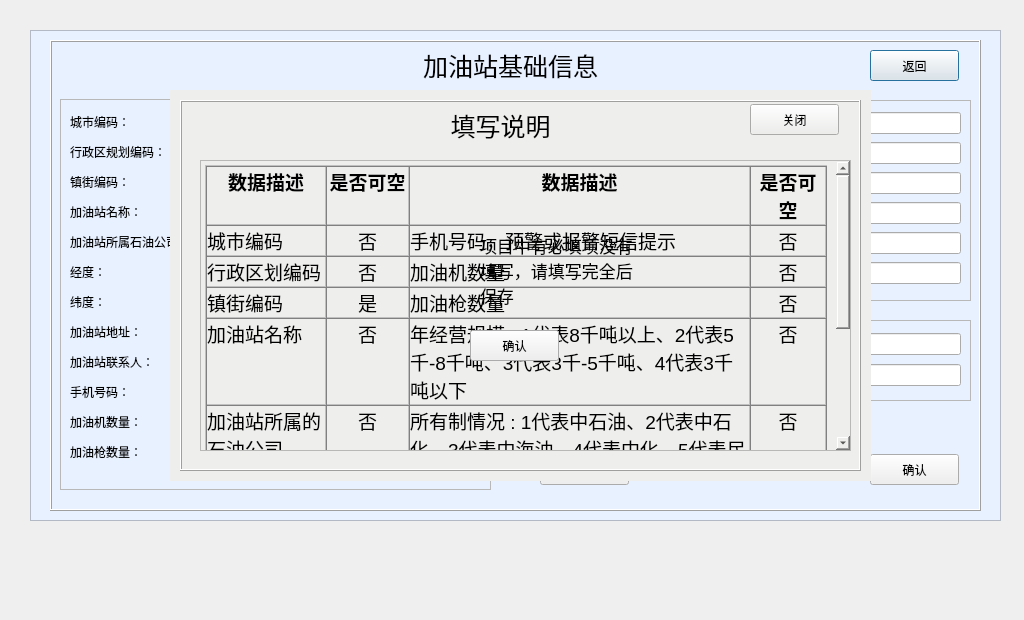
 <widget class="QDialog" name="station_message">
  <property name="geometry">
   <rect>
    <x>0</x>
    <y>0</y>
    <width>1024</width>
    <height>620</height>
   </rect>
  </property>
  <property name="windowTitle">
   <string>Dialog</string>
  </property>
  <widget class="QFrame" name="frame">
   <property name="geometry">
    <rect>
     <x>30</x>
     <y>30</y>
     <width>971</width>
     <height>491</height>
    </rect>
   </property>
   <property name="styleSheet">
    <string notr="true">#frame
{
background-color: rgb(232, 241, 255);
}</string>
   </property>
   <property name="frameShape">
    <enum>QFrame::StyledPanel</enum>
   </property>
   <property name="frameShadow">
    <enum>QFrame::Raised</enum>
   </property>
   <widget class="QLabel" name="label">
    <property name="geometry">
     <rect>
      <x>350</x>
      <y>20</y>
      <width>261</width>
      <height>31</height>
     </rect>
    </property>
    <property name="font">
     <font>
      <pointsize>19</pointsize>
     </font>
    </property>
    <property name="text">
     <string>加油站基础信息</string>
    </property>
    <property name="alignment">
     <set>Qt::AlignCenter</set>
    </property>
   </widget>
   <widget class="QFrame" name="frame_2">
    <property name="geometry">
     <rect>
      <x>30</x>
      <y>69</y>
      <width>431</width>
      <height>391</height>
     </rect>
    </property>
    <property name="frameShape">
     <enum>QFrame::StyledPanel</enum>
    </property>
    <property name="frameShadow">
     <enum>QFrame::Raised</enum>
    </property>
    <widget class="QWidget" name="gridLayoutWidget">
     <property name="geometry">
      <rect>
       <x>10</x>
       <y>10</y>
       <width>411</width>
       <height>368</height>
      </rect>
     </property>
     <layout class="QGridLayout" name="gridLayout">
      <item row="2" column="0">
       <widget class="QLabel" name="label_4">
        <property name="text">
         <string>镇街编码：</string>
        </property>
       </widget>
      </item>
      <item row="1" column="0">
       <widget class="QLabel" name="label_3">
        <property name="text">
         <string>行政区规划编码：</string>
        </property>
       </widget>
      </item>
      <item row="11" column="0">
       <widget class="QLabel" name="label_13">
        <property name="text">
         <string>加油枪数量：</string>
        </property>
       </widget>
      </item>
      <item row="4" column="0">
       <widget class="QLabel" name="label_6">
        <property name="text">
         <string>加油站所属石油公司：</string>
        </property>
       </widget>
      </item>
      <item row="5" column="0">
       <widget class="QLabel" name="label_7">
        <property name="text">
         <string>经度：</string>
        </property>
       </widget>
      </item>
      <item row="6" column="0">
       <widget class="QLabel" name="label_8">
        <property name="text">
         <string>纬度：</string>
        </property>
       </widget>
      </item>
      <item row="10" column="0">
       <widget class="QLabel" name="label_12">
        <property name="text">
         <string>加油机数量：</string>
        </property>
       </widget>
      </item>
      <item row="7" column="0">
       <widget class="QLabel" name="label_9">
        <property name="text">
         <string>加油站地址：</string>
        </property>
       </widget>
      </item>
      <item row="8" column="0">
       <widget class="QLabel" name="label_10">
        <property name="text">
         <string>加油站联系人：</string>
        </property>
       </widget>
      </item>
      <item row="0" column="0">
       <widget class="QLabel" name="label_2">
        <property name="text">
         <string>城市编码：</string>
        </property>
       </widget>
      </item>
      <item row="9" column="0">
       <widget class="QLabel" name="label_11">
        <property name="text">
         <string>手机号码：</string>
        </property>
       </widget>
      </item>
      <item row="3" column="0">
       <widget class="QLabel" name="label_5">
        <property name="text">
         <string>加油站名称：</string>
        </property>
       </widget>
      </item>
      <item row="0" column="1">
       <widget class="QLineEdit" name="lineEdit_CityCode"/>
      </item>
      <item row="1" column="1">
       <widget class="QLineEdit" name="lineEdit_AreaCode"/>
      </item>
      <item row="2" column="1">
       <widget class="QLineEdit" name="lineEdit_TownCode"/>
      </item>
      <item row="3" column="1">
       <widget class="QLineEdit" name="lineEdit_StationName"/>
      </item>
      <item row="4" column="1">
       <widget class="QLineEdit" name="lineEdit_Company"/>
      </item>
      <item row="5" column="1">
       <widget class="QLineEdit" name="lineEdit_Lon"/>
      </item>
      <item row="6" column="1">
       <widget class="QLineEdit" name="lineEdit_Lat"/>
      </item>
      <item row="7" column="1">
       <widget class="QLineEdit" name="lineEdit_Address"/>
      </item>
      <item row="8" column="1">
       <widget class="QLineEdit" name="lineEdit_Contact"/>
      </item>
      <item row="9" column="1">
       <widget class="QLineEdit" name="lineEdit_Phone"/>
      </item>
      <item row="10" column="1">
       <widget class="QLineEdit" name="lineEdit_JYJNum"/>
      </item>
      <item row="11" column="1">
       <widget class="QLineEdit" name="lineEdit_JYQNum"/>
      </item>
     </layout>
    </widget>
   </widget>
   <widget class="QFrame" name="frame_3">
    <property name="geometry">
     <rect>
      <x>490</x>
      <y>290</y>
      <width>451</width>
      <height>81</height>
     </rect>
    </property>
    <property name="frameShape">
     <enum>QFrame::StyledPanel</enum>
    </property>
    <property name="frameShadow">
     <enum>QFrame::Raised</enum>
    </property>
    <widget class="QWidget" name="gridLayoutWidget_3">
     <property name="geometry">
      <rect>
       <x>10</x>
       <y>10</y>
       <width>431</width>
       <height>61</height>
      </rect>
     </property>
     <layout class="QGridLayout" name="gridLayout_3">
      <item row="0" column="0">
       <widget class="QLabel" name="label_20">
        <property name="text">
         <string>加油机标识：             </string>
        </property>
       </widget>
      </item>
      <item row="1" column="0">
       <widget class="QLabel" name="label_21">
        <property name="text">
         <string>加油枪标识：</string>
        </property>
       </widget>
      </item>
      <item row="0" column="1">
       <widget class="QLineEdit" name="lineEdit_JYJID"/>
      </item>
      <item row="1" column="1">
       <widget class="QLineEdit" name="lineEdit_JYQID"/>
      </item>
     </layout>
    </widget>
   </widget>
   <widget class="QFrame" name="frame_4">
    <property name="geometry">
     <rect>
      <x>490</x>
      <y>70</y>
      <width>451</width>
      <height>201</height>
     </rect>
    </property>
    <property name="frameShape">
     <enum>QFrame::StyledPanel</enum>
    </property>
    <property name="frameShadow">
     <enum>QFrame::Raised</enum>
    </property>
    <widget class="QWidget" name="gridLayoutWidget_2">
     <property name="geometry">
      <rect>
       <x>10</x>
       <y>10</y>
       <width>431</width>
       <height>181</height>
      </rect>
     </property>
     <layout class="QGridLayout" name="gridLayout_2">
      <item row="0" column="0">
       <widget class="QLabel" name="label_14">
        <property name="text">
         <string>年经营规模：</string>
        </property>
       </widget>
      </item>
      <item row="4" column="0">
       <widget class="QLabel" name="label_18">
        <property name="text">
         <string>建设情况：</string>
        </property>
       </widget>
      </item>
      <item row="1" column="0">
       <widget class="QLabel" name="label_15">
        <property name="text">
         <string>所有制情况：</string>
        </property>
       </widget>
      </item>
      <item row="3" column="0">
       <widget class="QLabel" name="label_17">
        <property name="text">
         <string>在线系统供应商：</string>
        </property>
       </widget>
      </item>
      <item row="2" column="0">
       <widget class="QLabel" name="label_16">
        <property name="text">
         <string>是否安装在线监测系统：</string>
        </property>
       </widget>
      </item>
      <item row="5" column="0">
       <widget class="QLabel" name="label_19">
        <property name="text">
         <string>在线监测系统运维负责人：</string>
        </property>
       </widget>
      </item>
      <item row="0" column="1">
       <widget class="QLineEdit" name="lineEdit_Scale"/>
      </item>
      <item row="1" column="1">
       <widget class="QLineEdit" name="lineEdit_OwnerType"/>
      </item>
      <item row="2" column="1">
       <widget class="QLineEdit" name="lineEdit_HasSystem"/>
      </item>
      <item row="3" column="1">
       <widget class="QLineEdit" name="lineEdit_Manufacturer"/>
      </item>
      <item row="4" column="1">
       <widget class="QLineEdit" name="lineEdit_IsAcceptance"/>
      </item>
      <item row="5" column="1">
       <widget class="QLineEdit" name="lineEdit_OperateStaff"/>
      </item>
     </layout>
    </widget>
   </widget>
   <widget class="QPushButton" name="pushButton_close">
    <property name="geometry">
     <rect>
      <x>840</x>
      <y>20</y>
      <width>89</width>
      <height>31</height>
     </rect>
    </property>
    <property name="text">
     <string>返回</string>
    </property>
   </widget>
   <widget class="QPushButton" name="pushButton_queren">
    <property name="geometry">
     <rect>
      <x>840</x>
      <y>424</y>
      <width>89</width>
      <height>31</height>
     </rect>
    </property>
    <property name="text">
     <string>确认</string>
    </property>
   </widget>
   <widget class="QPushButton" name="pushButton_message">
    <property name="geometry">
     <rect>
      <x>510</x>
      <y>424</y>
      <width>89</width>
      <height>31</height>
     </rect>
    </property>
    <property name="text">
     <string>填写说明</string>
    </property>
   </widget>
   <widget class="QFrame" name="frame_6">
    <property name="geometry">
     <rect>
      <x>20</x>
      <y>10</y>
      <width>931</width>
      <height>471</height>
     </rect>
    </property>
    <property name="frameShape">
     <enum>QFrame::Box</enum>
    </property>
    <property name="frameShadow">
     <enum>QFrame::Raised</enum>
    </property>
   </widget>
   <zorder>frame_6</zorder>
   <zorder>label</zorder>
   <zorder>frame_2</zorder>
   <zorder>frame_3</zorder>
   <zorder>frame_4</zorder>
   <zorder>pushButton_close</zorder>
   <zorder>pushButton_queren</zorder>
   <zorder>pushButton_message</zorder>
  </widget>
  <widget class="QWidget" name="widget_message" native="true">
   <property name="geometry">
    <rect>
     <x>170</x>
     <y>90</y>
     <width>701</width>
     <height>391</height>
    </rect>
   </property>
   <property name="focusPolicy">
    <enum>Qt::StrongFocus</enum>
   </property>
   <property name="styleSheet">
    <string notr="true">background-color: rgb(238, 238, 236);</string>
   </property>
   <widget class="QLabel" name="label_22">
    <property name="geometry">
     <rect>
      <x>200</x>
      <y>20</y>
      <width>261</width>
      <height>31</height>
     </rect>
    </property>
    <property name="font">
     <font>
      <pointsize>19</pointsize>
     </font>
    </property>
    <property name="text">
     <string>填写说明</string>
    </property>
    <property name="alignment">
     <set>Qt::AlignCenter</set>
    </property>
   </widget>
   <widget class="QTextEdit" name="textEdit">
    <property name="geometry">
     <rect>
      <x>30</x>
      <y>70</y>
      <width>651</width>
      <height>291</height>
     </rect>
    </property>
    <property name="font">
     <font>
      <pointsize>13</pointsize>
     </font>
    </property>
    <property name="html">
     <string>&lt;!DOCTYPE HTML PUBLIC &quot;-//W3C//DTD HTML 4.0//EN&quot; &quot;http://www.w3.org/TR/REC-html40/strict.dtd&quot;&gt;
&lt;html&gt;&lt;head&gt;&lt;meta name=&quot;qrichtext&quot; content=&quot;1&quot; /&gt;&lt;style type=&quot;text/css&quot;&gt;
p, li { white-space: pre-wrap; }
&lt;/style&gt;&lt;/head&gt;&lt;body style=&quot; font-family:'Ubuntu'; font-size:13pt; font-weight:400; font-style:normal;&quot;&gt;
&lt;table border=&quot;1&quot; style=&quot; margin-top:0px; margin-bottom:0px; margin-left:0px; margin-right:0px;&quot; cellspacing=&quot;0&quot; cellpadding=&quot;0&quot;&gt;
&lt;tr&gt;
&lt;td width=&quot;118&quot; style=&quot; vertical-align:top; padding-left:0; padding-right:0; padding-top:0; padding-bottom:0;&quot;&gt;
&lt;p align=&quot;center&quot; style=&quot; margin-top:12px; margin-bottom:12px; margin-left:0px; margin-right:0px; -qt-block-indent:0; text-indent:0px;&quot;&gt;&lt;span style=&quot; font-family:'宋体'; font-size:14pt; font-weight:600;&quot;&gt;数据描述&lt;/span&gt;&lt;/p&gt;&lt;/td&gt;
&lt;td width=&quot;81&quot; style=&quot; vertical-align:top; padding-left:0; padding-right:0; padding-top:0; padding-bottom:0;&quot;&gt;
&lt;p align=&quot;center&quot; style=&quot; margin-top:12px; margin-bottom:12px; margin-left:0px; margin-right:0px; -qt-block-indent:0; text-indent:0px;&quot;&gt;&lt;span style=&quot; font-family:'宋体'; font-size:14pt; font-weight:600;&quot;&gt;是否可空&lt;/span&gt;&lt;/p&gt;&lt;/td&gt;
&lt;td width=&quot;339&quot; style=&quot; vertical-align:top; padding-left:0; padding-right:0; padding-top:0; padding-bottom:0;&quot;&gt;
&lt;p align=&quot;center&quot; style=&quot; margin-top:12px; margin-bottom:12px; margin-left:0px; margin-right:0px; -qt-block-indent:0; text-indent:0px;&quot;&gt;&lt;span style=&quot; font-family:'宋体'; font-size:14pt; font-weight:600;&quot;&gt;数据描述&lt;/span&gt;&lt;/p&gt;&lt;/td&gt;
&lt;td width=&quot;74&quot; style=&quot; vertical-align:top; padding-left:0; padding-right:0; padding-top:0; padding-bottom:0;&quot;&gt;
&lt;p align=&quot;center&quot; style=&quot; margin-top:12px; margin-bottom:12px; margin-left:0px; margin-right:0px; -qt-block-indent:0; text-indent:0px;&quot;&gt;&lt;span style=&quot; font-family:'宋体'; font-size:14pt; font-weight:600;&quot;&gt;是否可空&lt;/span&gt;&lt;/p&gt;&lt;/td&gt;&lt;/tr&gt;
&lt;tr&gt;
&lt;td style=&quot; vertical-align:top; padding-left:0; padding-right:0; padding-top:0; padding-bottom:0;&quot;&gt;
&lt;p style=&quot; margin-top:12px; margin-bottom:12px; margin-left:0px; margin-right:0px; -qt-block-indent:0; text-indent:0px;&quot;&gt;&lt;span style=&quot; font-family:'宋体'; font-size:14pt;&quot;&gt;城市编码&lt;/span&gt;&lt;/p&gt;&lt;/td&gt;
&lt;td style=&quot; vertical-align:top; padding-left:0; padding-right:0; padding-top:0; padding-bottom:0;&quot;&gt;
&lt;p align=&quot;center&quot; style=&quot; margin-top:12px; margin-bottom:12px; margin-left:0px; margin-right:0px; -qt-block-indent:0; text-indent:0px;&quot;&gt;&lt;span style=&quot; font-family:'宋体'; font-size:14pt;&quot;&gt;否&lt;/span&gt;&lt;/p&gt;&lt;/td&gt;
&lt;td style=&quot; vertical-align:top; padding-left:0; padding-right:0; padding-top:0; padding-bottom:0;&quot;&gt;
&lt;p style=&quot; margin-top:12px; margin-bottom:12px; margin-left:0px; margin-right:0px; -qt-block-indent:0; text-indent:0px;&quot;&gt;&lt;span style=&quot; font-family:'宋体'; font-size:14pt;&quot;&gt;手机号码，预警或报警短信提示&lt;/span&gt;&lt;/p&gt;&lt;/td&gt;
&lt;td style=&quot; vertical-align:top; padding-left:0; padding-right:0; padding-top:0; padding-bottom:0;&quot;&gt;
&lt;p align=&quot;center&quot; style=&quot; margin-top:12px; margin-bottom:12px; margin-left:0px; margin-right:0px; -qt-block-indent:0; text-indent:0px;&quot;&gt;&lt;span style=&quot; font-family:'宋体'; font-size:14pt;&quot;&gt;否&lt;/span&gt;&lt;/p&gt;&lt;/td&gt;&lt;/tr&gt;
&lt;tr&gt;
&lt;td style=&quot; vertical-align:top; padding-left:0; padding-right:0; padding-top:0; padding-bottom:0;&quot;&gt;
&lt;p style=&quot; margin-top:12px; margin-bottom:12px; margin-left:0px; margin-right:0px; -qt-block-indent:0; text-indent:0px;&quot;&gt;&lt;span style=&quot; font-family:'宋体'; font-size:14pt;&quot;&gt;行政区划编码&lt;/span&gt;&lt;/p&gt;&lt;/td&gt;
&lt;td style=&quot; vertical-align:top; padding-left:0; padding-right:0; padding-top:0; padding-bottom:0;&quot;&gt;
&lt;p align=&quot;center&quot; style=&quot; margin-top:12px; margin-bottom:12px; margin-left:0px; margin-right:0px; -qt-block-indent:0; text-indent:0px;&quot;&gt;&lt;span style=&quot; font-family:'宋体'; font-size:14pt;&quot;&gt;否&lt;/span&gt;&lt;/p&gt;&lt;/td&gt;
&lt;td style=&quot; vertical-align:top; padding-left:0; padding-right:0; padding-top:0; padding-bottom:0;&quot;&gt;
&lt;p style=&quot; margin-top:12px; margin-bottom:12px; margin-left:0px; margin-right:0px; -qt-block-indent:0; text-indent:0px;&quot;&gt;&lt;span style=&quot; font-family:'宋体'; font-size:14pt;&quot;&gt;加油机数量&lt;/span&gt;&lt;/p&gt;&lt;/td&gt;
&lt;td style=&quot; vertical-align:top; padding-left:0; padding-right:0; padding-top:0; padding-bottom:0;&quot;&gt;
&lt;p align=&quot;center&quot; style=&quot; margin-top:12px; margin-bottom:12px; margin-left:0px; margin-right:0px; -qt-block-indent:0; text-indent:0px;&quot;&gt;&lt;span style=&quot; font-family:'宋体'; font-size:14pt;&quot;&gt;否&lt;/span&gt;&lt;/p&gt;&lt;/td&gt;&lt;/tr&gt;
&lt;tr&gt;
&lt;td style=&quot; vertical-align:top; padding-left:0; padding-right:0; padding-top:0; padding-bottom:0;&quot;&gt;
&lt;p style=&quot; margin-top:12px; margin-bottom:12px; margin-left:0px; margin-right:0px; -qt-block-indent:0; text-indent:0px;&quot;&gt;&lt;span style=&quot; font-family:'宋体'; font-size:14pt;&quot;&gt;镇街编码&lt;/span&gt;&lt;/p&gt;&lt;/td&gt;
&lt;td style=&quot; vertical-align:top; padding-left:0; padding-right:0; padding-top:0; padding-bottom:0;&quot;&gt;
&lt;p align=&quot;center&quot; style=&quot; margin-top:12px; margin-bottom:12px; margin-left:0px; margin-right:0px; -qt-block-indent:0; text-indent:0px;&quot;&gt;&lt;span style=&quot; font-family:'宋体'; font-size:14pt;&quot;&gt;是&lt;/span&gt;&lt;/p&gt;&lt;/td&gt;
&lt;td style=&quot; vertical-align:top; padding-left:0; padding-right:0; padding-top:0; padding-bottom:0;&quot;&gt;
&lt;p style=&quot; margin-top:12px; margin-bottom:12px; margin-left:0px; margin-right:0px; -qt-block-indent:0; text-indent:0px;&quot;&gt;&lt;span style=&quot; font-family:'宋体'; font-size:14pt;&quot;&gt;加油枪数量&lt;/span&gt;&lt;/p&gt;&lt;/td&gt;
&lt;td style=&quot; vertical-align:top; padding-left:0; padding-right:0; padding-top:0; padding-bottom:0;&quot;&gt;
&lt;p align=&quot;center&quot; style=&quot; margin-top:12px; margin-bottom:12px; margin-left:0px; margin-right:0px; -qt-block-indent:0; text-indent:0px;&quot;&gt;&lt;span style=&quot; font-family:'宋体'; font-size:14pt;&quot;&gt;否&lt;/span&gt;&lt;/p&gt;&lt;/td&gt;&lt;/tr&gt;
&lt;tr&gt;
&lt;td style=&quot; vertical-align:top; padding-left:0; padding-right:0; padding-top:0; padding-bottom:0;&quot;&gt;
&lt;p style=&quot; margin-top:12px; margin-bottom:12px; margin-left:0px; margin-right:0px; -qt-block-indent:0; text-indent:0px;&quot;&gt;&lt;span style=&quot; font-family:'宋体'; font-size:14pt;&quot;&gt;加油站名称&lt;/span&gt;&lt;/p&gt;&lt;/td&gt;
&lt;td style=&quot; vertical-align:top; padding-left:0; padding-right:0; padding-top:0; padding-bottom:0;&quot;&gt;
&lt;p align=&quot;center&quot; style=&quot; margin-top:12px; margin-bottom:12px; margin-left:0px; margin-right:0px; -qt-block-indent:0; text-indent:0px;&quot;&gt;&lt;span style=&quot; font-family:'宋体'; font-size:14pt;&quot;&gt;否&lt;/span&gt;&lt;/p&gt;&lt;/td&gt;
&lt;td style=&quot; vertical-align:top; padding-left:0; padding-right:0; padding-top:0; padding-bottom:0;&quot;&gt;
&lt;p style=&quot; margin-top:12px; margin-bottom:12px; margin-left:0px; margin-right:0px; -qt-block-indent:0; text-indent:0px;&quot;&gt;&lt;span style=&quot; font-family:'宋体'; font-size:14pt;&quot;&gt;年经营规模 &lt;/span&gt;&lt;span style=&quot; font-family:'Times New Roman'; font-size:14pt;&quot;&gt;: &lt;/span&gt;&lt;span style=&quot; font-family:'宋体'; font-size:14pt;&quot;&gt;1代表8千吨以上、2代表5千&lt;/span&gt;&lt;span style=&quot; font-family:'Times New Roman'; font-size:14pt;&quot;&gt;-8&lt;/span&gt;&lt;span style=&quot; font-family:'宋体'; font-size:14pt;&quot;&gt;千吨、3代表3千&lt;/span&gt;&lt;span style=&quot; font-family:'Times New Roman'; font-size:14pt;&quot;&gt;-5&lt;/span&gt;&lt;span style=&quot; font-family:'宋体'; font-size:14pt;&quot;&gt;千吨、4代表&lt;/span&gt;&lt;span style=&quot; font-family:'Times New Roman'; font-size:14pt;&quot;&gt;3&lt;/span&gt;&lt;span style=&quot; font-family:'宋体'; font-size:14pt;&quot;&gt;千吨以下&lt;/span&gt;&lt;/p&gt;&lt;/td&gt;
&lt;td style=&quot; vertical-align:top; padding-left:0; padding-right:0; padding-top:0; padding-bottom:0;&quot;&gt;
&lt;p align=&quot;center&quot; style=&quot; margin-top:12px; margin-bottom:12px; margin-left:0px; margin-right:0px; -qt-block-indent:0; text-indent:0px;&quot;&gt;&lt;span style=&quot; font-family:'宋体'; font-size:14pt;&quot;&gt;否&lt;/span&gt;&lt;/p&gt;&lt;/td&gt;&lt;/tr&gt;
&lt;tr&gt;
&lt;td style=&quot; vertical-align:top; padding-left:0; padding-right:0; padding-top:0; padding-bottom:0;&quot;&gt;
&lt;p style=&quot; margin-top:12px; margin-bottom:12px; margin-left:0px; margin-right:0px; -qt-block-indent:0; text-indent:0px;&quot;&gt;&lt;span style=&quot; font-family:'宋体'; font-size:14pt;&quot;&gt;加油站所属的石油公司 &lt;/span&gt;&lt;/p&gt;&lt;/td&gt;
&lt;td style=&quot; vertical-align:top; padding-left:0; padding-right:0; padding-top:0; padding-bottom:0;&quot;&gt;
&lt;p align=&quot;center&quot; style=&quot; margin-top:12px; margin-bottom:12px; margin-left:0px; margin-right:0px; -qt-block-indent:0; text-indent:0px;&quot;&gt;&lt;span style=&quot; font-family:'宋体'; font-size:14pt;&quot;&gt;否&lt;/span&gt;&lt;/p&gt;&lt;/td&gt;
&lt;td style=&quot; vertical-align:top; padding-left:0; padding-right:0; padding-top:0; padding-bottom:0;&quot;&gt;
&lt;p style=&quot; margin-top:12px; margin-bottom:12px; margin-left:0px; margin-right:0px; -qt-block-indent:0; text-indent:0px;&quot;&gt;&lt;span style=&quot; font-family:'宋体'; font-size:14pt;&quot;&gt;所有制情况 &lt;/span&gt;&lt;span style=&quot; font-family:'Times New Roman'; font-size:14pt;&quot;&gt;: &lt;/span&gt;&lt;span style=&quot; font-family:'宋体'; font-size:14pt;&quot;&gt;1代表中石油、2代表中石化、3代表中海油、4代表中化、5代表民营、6代表外资企业、7代表其他国有&lt;/span&gt;&lt;/p&gt;&lt;/td&gt;
&lt;td style=&quot; vertical-align:top; padding-left:0; padding-right:0; padding-top:0; padding-bottom:0;&quot;&gt;
&lt;p align=&quot;center&quot; style=&quot; margin-top:12px; margin-bottom:12px; margin-left:0px; margin-right:0px; -qt-block-indent:0; text-indent:0px;&quot;&gt;&lt;span style=&quot; font-family:'宋体'; font-size:14pt;&quot;&gt;否&lt;/span&gt;&lt;/p&gt;&lt;/td&gt;&lt;/tr&gt;
&lt;tr&gt;
&lt;td style=&quot; vertical-align:top; padding-left:0; padding-right:0; padding-top:0; padding-bottom:0;&quot;&gt;
&lt;p style=&quot; margin-top:12px; margin-bottom:12px; margin-left:0px; margin-right:0px; -qt-block-indent:0; text-indent:0px;&quot;&gt;&lt;span style=&quot; font-family:'宋体'; font-size:14pt;&quot;&gt;经度&lt;/span&gt;&lt;/p&gt;&lt;/td&gt;
&lt;td style=&quot; vertical-align:top; padding-left:0; padding-right:0; padding-top:0; padding-bottom:0;&quot;&gt;
&lt;p align=&quot;center&quot; style=&quot; margin-top:12px; margin-bottom:12px; margin-left:0px; margin-right:0px; -qt-block-indent:0; text-indent:0px;&quot;&gt;&lt;span style=&quot; font-family:'宋体'; font-size:14pt;&quot;&gt;否&lt;/span&gt;&lt;/p&gt;&lt;/td&gt;
&lt;td style=&quot; vertical-align:top; padding-left:0; padding-right:0; padding-top:0; padding-bottom:0;&quot;&gt;
&lt;p style=&quot; margin-top:12px; margin-bottom:12px; margin-left:0px; margin-right:0px; -qt-block-indent:0; text-indent:0px;&quot;&gt;&lt;span style=&quot; font-family:'宋体'; font-size:14pt;&quot;&gt;是否安装油气回收系统&lt;/span&gt;&lt;span style=&quot; font-family:'Times New Roman'; font-size:14pt;&quot;&gt;:0&lt;/span&gt;&lt;span style=&quot; font-family:'宋体'; font-size:14pt;&quot;&gt;未安装，&lt;/span&gt;&lt;span style=&quot; font-family:'Times New Roman'; font-size:14pt;&quot;&gt;1&lt;/span&gt;&lt;span style=&quot; font-family:'宋体'; font-size:14pt;&quot;&gt;已安装 &lt;/span&gt;&lt;/p&gt;&lt;/td&gt;
&lt;td style=&quot; vertical-align:top; padding-left:0; padding-right:0; padding-top:0; padding-bottom:0;&quot;&gt;
&lt;p align=&quot;center&quot; style=&quot; margin-top:12px; margin-bottom:12px; margin-left:0px; margin-right:0px; -qt-block-indent:0; text-indent:0px;&quot;&gt;&lt;span style=&quot; font-family:'宋体'; font-size:14pt;&quot;&gt;否&lt;/span&gt;&lt;/p&gt;&lt;/td&gt;&lt;/tr&gt;
&lt;tr&gt;
&lt;td style=&quot; vertical-align:top; padding-left:0; padding-right:0; padding-top:0; padding-bottom:0;&quot;&gt;
&lt;p style=&quot; margin-top:12px; margin-bottom:12px; margin-left:0px; margin-right:0px; -qt-block-indent:0; text-indent:0px;&quot;&gt;&lt;span style=&quot; font-family:'宋体'; font-size:14pt;&quot;&gt;纬度&lt;/span&gt;&lt;/p&gt;&lt;/td&gt;
&lt;td style=&quot; vertical-align:top; padding-left:0; padding-right:0; padding-top:0; padding-bottom:0;&quot;&gt;
&lt;p align=&quot;center&quot; style=&quot; margin-top:12px; margin-bottom:12px; margin-left:0px; margin-right:0px; -qt-block-indent:0; text-indent:0px;&quot;&gt;&lt;span style=&quot; font-family:'宋体'; font-size:14pt;&quot;&gt;否&lt;/span&gt;&lt;/p&gt;&lt;/td&gt;
&lt;td style=&quot; vertical-align:top; padding-left:0; padding-right:0; padding-top:0; padding-bottom:0;&quot;&gt;
&lt;p style=&quot; margin-top:12px; margin-bottom:12px; margin-left:0px; margin-right:0px; -qt-block-indent:0; text-indent:0px;&quot;&gt;&lt;span style=&quot; font-family:'宋体'; font-size:14pt;&quot;&gt;在线系统供应商 &lt;/span&gt;&lt;/p&gt;&lt;/td&gt;
&lt;td style=&quot; vertical-align:top; padding-left:0; padding-right:0; padding-top:0; padding-bottom:0;&quot;&gt;
&lt;p align=&quot;center&quot; style=&quot; margin-top:12px; margin-bottom:12px; margin-left:0px; margin-right:0px; -qt-block-indent:0; text-indent:0px;&quot;&gt;&lt;span style=&quot; font-family:'宋体'; font-size:14pt;&quot;&gt;是&lt;/span&gt;&lt;/p&gt;&lt;/td&gt;&lt;/tr&gt;
&lt;tr&gt;
&lt;td style=&quot; vertical-align:top; padding-left:0; padding-right:0; padding-top:0; padding-bottom:0;&quot;&gt;
&lt;p style=&quot; margin-top:12px; margin-bottom:12px; margin-left:0px; margin-right:0px; -qt-block-indent:0; text-indent:0px;&quot;&gt;&lt;span style=&quot; font-family:'宋体'; font-size:14pt;&quot;&gt;加油站地址&lt;/span&gt;&lt;/p&gt;&lt;/td&gt;
&lt;td style=&quot; vertical-align:top; padding-left:0; padding-right:0; padding-top:0; padding-bottom:0;&quot;&gt;
&lt;p align=&quot;center&quot; style=&quot; margin-top:12px; margin-bottom:12px; margin-left:0px; margin-right:0px; -qt-block-indent:0; text-indent:0px;&quot;&gt;&lt;span style=&quot; font-family:'宋体'; font-size:14pt;&quot;&gt;否&lt;/span&gt;&lt;/p&gt;&lt;/td&gt;
&lt;td style=&quot; vertical-align:top; padding-left:0; padding-right:0; padding-top:0; padding-bottom:0;&quot;&gt;
&lt;p style=&quot; margin-top:12px; margin-bottom:12px; margin-left:0px; margin-right:0px; -qt-block-indent:0; text-indent:0px;&quot;&gt;&lt;span style=&quot; font-family:'宋体'; font-size:14pt;&quot;&gt;建设情况：&lt;/span&gt;&lt;span style=&quot; font-family:'Times New Roman'; font-size:14pt;&quot;&gt;0&lt;/span&gt;&lt;span style=&quot; font-family:'宋体'; font-size:14pt;&quot;&gt;未验收，&lt;/span&gt;&lt;span style=&quot; font-family:'Times New Roman'; font-size:14pt;&quot;&gt;1&lt;/span&gt;&lt;span style=&quot; font-family:'宋体'; font-size:14pt;&quot;&gt;已验收&lt;/span&gt;&lt;/p&gt;&lt;/td&gt;
&lt;td style=&quot; vertical-align:top; padding-left:0; padding-right:0; padding-top:0; padding-bottom:0;&quot;&gt;
&lt;p align=&quot;center&quot; style=&quot; margin-top:12px; margin-bottom:12px; margin-left:0px; margin-right:0px; -qt-block-indent:0; text-indent:0px;&quot;&gt;&lt;span style=&quot; font-family:'宋体'; font-size:14pt;&quot;&gt;是&lt;/span&gt;&lt;/p&gt;&lt;/td&gt;&lt;/tr&gt;
&lt;tr&gt;
&lt;td style=&quot; vertical-align:top; padding-left:0; padding-right:0; padding-top:0; padding-bottom:0;&quot;&gt;
&lt;p style=&quot; margin-top:12px; margin-bottom:12px; margin-left:0px; margin-right:0px; -qt-block-indent:0; text-indent:0px;&quot;&gt;&lt;span style=&quot; font-family:'宋体'; font-size:14pt;&quot;&gt;加油站联系人&lt;/span&gt;&lt;/p&gt;&lt;/td&gt;
&lt;td style=&quot; vertical-align:top; padding-left:0; padding-right:0; padding-top:0; padding-bottom:0;&quot;&gt;
&lt;p align=&quot;center&quot; style=&quot; margin-top:12px; margin-bottom:12px; margin-left:0px; margin-right:0px; -qt-block-indent:0; text-indent:0px;&quot;&gt;&lt;span style=&quot; font-family:'宋体'; font-size:14pt;&quot;&gt;否&lt;/span&gt;&lt;/p&gt;&lt;/td&gt;
&lt;td style=&quot; vertical-align:top; padding-left:0; padding-right:0; padding-top:0; padding-bottom:0;&quot;&gt;
&lt;p style=&quot; margin-top:12px; margin-bottom:12px; margin-left:0px; margin-right:0px; -qt-block-indent:0; text-indent:0px;&quot;&gt;&lt;span style=&quot; font-family:'宋体'; font-size:14pt;&quot;&gt;在线系统运维负责人 &lt;/span&gt;&lt;/p&gt;&lt;/td&gt;
&lt;td style=&quot; vertical-align:top; padding-left:0; padding-right:0; padding-top:0; padding-bottom:0;&quot;&gt;
&lt;p align=&quot;center&quot; style=&quot; margin-top:12px; margin-bottom:12px; margin-left:0px; margin-right:0px; -qt-block-indent:0; text-indent:0px;&quot;&gt;&lt;span style=&quot; font-family:'宋体'; font-size:14pt;&quot;&gt;是&lt;/span&gt;&lt;/p&gt;&lt;/td&gt;&lt;/tr&gt;&lt;/table&gt;&lt;/body&gt;&lt;/html&gt;</string>
    </property>
   </widget>
   <widget class="QPushButton" name="pushButton_hide_message">
    <property name="geometry">
     <rect>
      <x>580</x>
      <y>14</y>
      <width>89</width>
      <height>31</height>
     </rect>
    </property>
    <property name="text">
     <string>关闭</string>
    </property>
   </widget>
   <widget class="QFrame" name="frame_5">
    <property name="geometry">
     <rect>
      <x>10</x>
      <y>10</y>
      <width>681</width>
      <height>371</height>
     </rect>
    </property>
    <property name="frameShape">
     <enum>QFrame::Box</enum>
    </property>
    <property name="frameShadow">
     <enum>QFrame::Raised</enum>
    </property>
   </widget>
   <zorder>frame_5</zorder>
   <zorder>label_22</zorder>
   <zorder>textEdit</zorder>
   <zorder>pushButton_hide_message</zorder>
  </widget>
  <widget class="QWidget" name="widget_WarnEmpty" native="true">
   <property name="geometry">
    <rect>
     <x>360</x>
     <y>170</y>
     <width>300</width>
     <height>221</height>
    </rect>
   </property>
   <property name="styleSheet">
    <string notr="true">#widget_WarnEmpty
{
border-image: url(:/picture/warnbackground.png);
}</string>
   </property>
   <widget class="QLabel" name="label_23">
    <property name="geometry">
     <rect>
      <x>120</x>
      <y>60</y>
      <width>161</width>
      <height>81</height>
     </rect>
    </property>
    <property name="font">
     <font>
      <pointsize>13</pointsize>
     </font>
    </property>
    <property name="text">
     <string>项目中有必填项没有填写，请填写完全后保存</string>
    </property>
    <property name="wordWrap">
     <bool>true</bool>
    </property>
   </widget>
   <widget class="QLabel" name="label_24">
    <property name="geometry">
     <rect>
      <x>40</x>
      <y>60</y>
      <width>61</width>
      <height>61</height>
     </rect>
    </property>
    <property name="styleSheet">
     <string notr="true">border-image: url(:/picture/jinggao.png);</string>
    </property>
    <property name="text">
     <string/>
    </property>
   </widget>
   <widget class="QPushButton" name="pushButton_WarnEmptyQuit">
    <property name="geometry">
     <rect>
      <x>110</x>
      <y>160</y>
      <width>89</width>
      <height>31</height>
     </rect>
    </property>
    <property name="text">
     <string>确认</string>
    </property>
   </widget>
  </widget>
 </widget>
